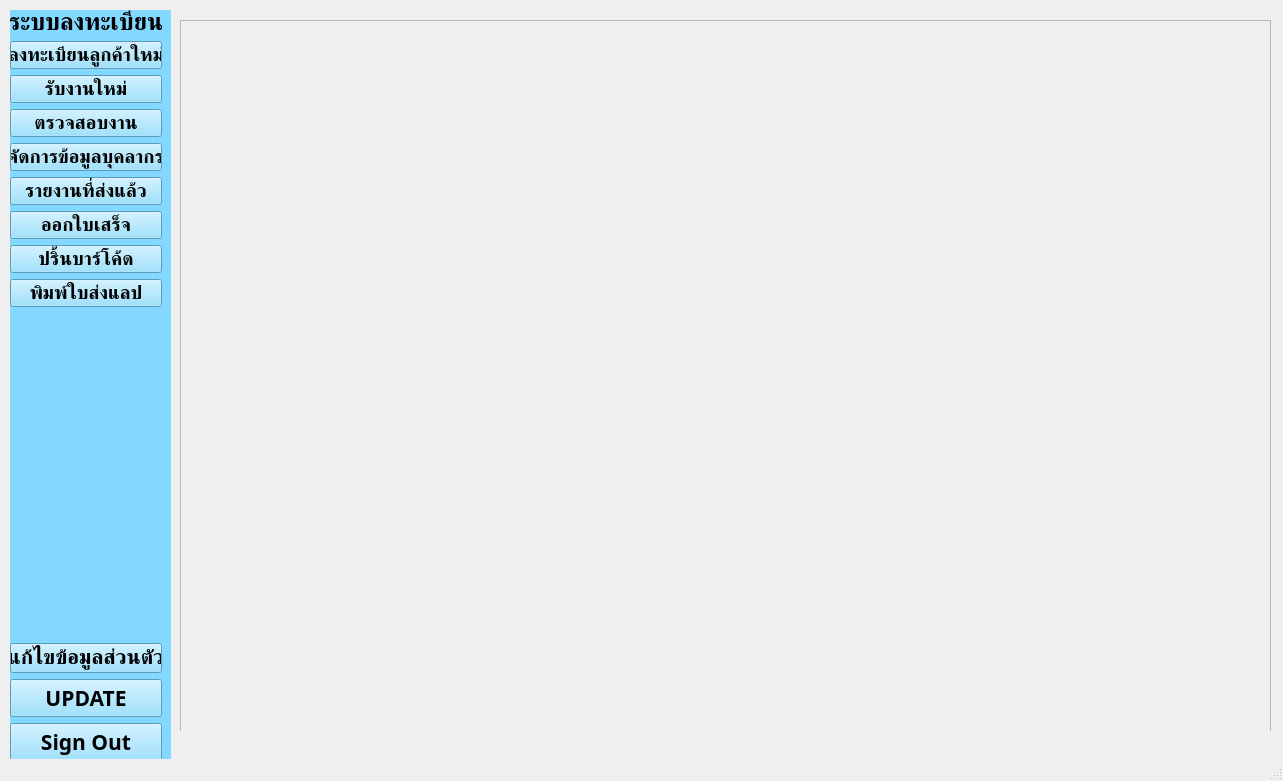
<?xml version="1.0" encoding="UTF-8"?>
<ui version="4.0">
 <class>main_app_view</class>
 <widget class="QMainWindow" name="main_app_view">
  <property name="geometry">
   <rect>
    <x>0</x>
    <y>0</y>
    <width>1283</width>
    <height>781</height>
   </rect>
  </property>
  <property name="minimumSize">
   <size>
    <width>1283</width>
    <height>781</height>
   </size>
  </property>
  <property name="maximumSize">
   <size>
    <width>1283</width>
    <height>781</height>
   </size>
  </property>
  <property name="windowTitle">
   <string>Report generator</string>
  </property>
  <widget class="QWidget" name="centralwidget">
   <widget class="QWidget" name="page_widget" native="true">
    <property name="geometry">
     <rect>
      <x>10</x>
      <y>10</y>
      <width>161</width>
      <height>751</height>
     </rect>
    </property>
    <property name="autoFillBackground">
     <bool>false</bool>
    </property>
    <property name="styleSheet">
     <string notr="true">QWidget{
	background-color: rgb(131, 216, 255)
}</string>
    </property>
    <layout class="QVBoxLayout" name="verticalLayout">
     <property name="rightMargin">
      <number>9</number>
     </property>
     <item>
      <widget class="QLabel" name="label">
       <property name="font">
        <font>
         <family>TH Niramit AS</family>
         <pointsize>18</pointsize>
         <bold>true</bold>
        </font>
       </property>
       <property name="text">
        <string>ระบบลงทะเบียน</string>
       </property>
       <property name="alignment">
        <set>Qt::AlignCenter</set>
       </property>
      </widget>
     </item>
     <item>
      <widget class="QPushButton" name="cutomer_reg_button">
       <property name="font">
        <font>
         <family>TH Niramit AS</family>
         <pointsize>14</pointsize>
         <bold>true</bold>
        </font>
       </property>
       <property name="text">
        <string>ลงทะเบียนลูกค้าใหม่</string>
       </property>
      </widget>
     </item>
     <item>
      <widget class="QPushButton" name="case_register_button">
       <property name="font">
        <font>
         <family>TH Niramit AS</family>
         <pointsize>14</pointsize>
         <bold>true</bold>
        </font>
       </property>
       <property name="text">
        <string>รับงานใหม่</string>
       </property>
      </widget>
     </item>
     <item>
      <widget class="QPushButton" name="job_progress_button">
       <property name="font">
        <font>
         <family>TH Niramit AS</family>
         <pointsize>14</pointsize>
         <bold>true</bold>
        </font>
       </property>
       <property name="text">
        <string>ตรวจสอบงาน</string>
       </property>
      </widget>
     </item>
     <item>
      <widget class="QPushButton" name="employee_button">
       <property name="font">
        <font>
         <family>TH Niramit AS</family>
         <pointsize>14</pointsize>
         <bold>true</bold>
        </font>
       </property>
       <property name="text">
        <string>จัดการข้อมูลบุคลากร</string>
       </property>
      </widget>
     </item>
     <item>
      <widget class="QPushButton" name="finished_report_button">
       <property name="font">
        <font>
         <family>TH Niramit AS</family>
         <pointsize>14</pointsize>
         <bold>true</bold>
        </font>
       </property>
       <property name="text">
        <string>รายงานที่ส่งแล้ว</string>
       </property>
      </widget>
     </item>
     <item>
      <widget class="QPushButton" name="bill_button">
       <property name="font">
        <font>
         <family>TH Niramit AS</family>
         <pointsize>14</pointsize>
         <bold>true</bold>
        </font>
       </property>
       <property name="text">
        <string>ออกใบเสร็จ</string>
       </property>
      </widget>
     </item>
     <item>
      <widget class="QPushButton" name="barcode_button">
       <property name="font">
        <font>
         <family>TH Niramit AS</family>
         <pointsize>14</pointsize>
         <bold>true</bold>
        </font>
       </property>
       <property name="text">
        <string>ปริ้นบาร์โค้ด</string>
       </property>
      </widget>
     </item>
     <item>
      <widget class="QPushButton" name="lab_order_button">
       <property name="font">
        <font>
         <family>TH Niramit AS</family>
         <pointsize>14</pointsize>
         <bold>true</bold>
        </font>
       </property>
       <property name="text">
        <string>พิมพ์ใบส่งแลป</string>
       </property>
      </widget>
     </item>
     <item>
      <spacer name="verticalSpacer">
       <property name="orientation">
        <enum>Qt::Vertical</enum>
       </property>
       <property name="sizeType">
        <enum>QSizePolicy::Expanding</enum>
       </property>
       <property name="sizeHint" stdset="0">
        <size>
         <width>5</width>
         <height>10</height>
        </size>
       </property>
      </spacer>
     </item>
     <item>
      <widget class="QPushButton" name="personal_info_button">
       <property name="font">
        <font>
         <family>TH Niramit AS</family>
         <pointsize>16</pointsize>
         <bold>true</bold>
        </font>
       </property>
       <property name="text">
        <string>แก้ไขข้อมูลส่วนตัว</string>
       </property>
      </widget>
     </item>
     <item>
      <widget class="QPushButton" name="update_prog_button">
       <property name="font">
        <font>
         <family>TH Niramit AS</family>
         <pointsize>16</pointsize>
         <bold>true</bold>
        </font>
       </property>
       <property name="text">
        <string>UPDATE</string>
       </property>
      </widget>
     </item>
     <item>
      <widget class="QPushButton" name="sign_out_pushButton">
       <property name="font">
        <font>
         <family>TH Niramit AS</family>
         <pointsize>16</pointsize>
         <bold>true</bold>
        </font>
       </property>
       <property name="text">
        <string>Sign Out</string>
       </property>
       <property name="icon">
        <iconset resource="../resources/resource_file.qrc">
         <normaloff>:/icons/icons/log_out_white.png</normaloff>:/icons/icons/log_out_white.png</iconset>
       </property>
      </widget>
     </item>
    </layout>
   </widget>
   <widget class="QWidget" name="widget_3" native="true">
    <property name="geometry">
     <rect>
      <x>140</x>
      <y>10</y>
      <width>1131</width>
      <height>721</height>
     </rect>
    </property>
    <widget class="QTextEdit" name="report_textEdit">
     <property name="enabled">
      <bool>false</bool>
     </property>
     <property name="geometry">
      <rect>
       <x>40</x>
       <y>10</y>
       <width>1091</width>
       <height>741</height>
      </rect>
     </property>
    </widget>
   </widget>
  </widget>
  <widget class="QStatusBar" name="statusbar"/>
  <action name="actionCytology_Report">
   <property name="text">
    <string>Cytology Report</string>
   </property>
  </action>
  <action name="actionNecropsy_Report">
   <property name="text">
    <string>Necropsy Report</string>
   </property>
  </action>
  <action name="actionSave_on_This_PC">
   <property name="text">
    <string>Save on This PC</string>
   </property>
  </action>
  <action name="actionSave_on_Server">
   <property name="text">
    <string>Save on Server</string>
   </property>
  </action>
  <action name="actionLoad_from_this_PC">
   <property name="text">
    <string>Load from this PC</string>
   </property>
  </action>
  <action name="actionLoad_from_Server">
   <property name="text">
    <string>Load from Server</string>
   </property>
  </action>
  <action name="actionConfirm_Report">
   <property name="text">
    <string>Confirm Report</string>
   </property>
  </action>
  <action name="actionApprove_Report">
   <property name="text">
    <string>Approve Report</string>
   </property>
  </action>
 </widget>
 <resources>
  <include location="../resources/resource_file.qrc"/>
 </resources>
 <connections/>
</ui>
